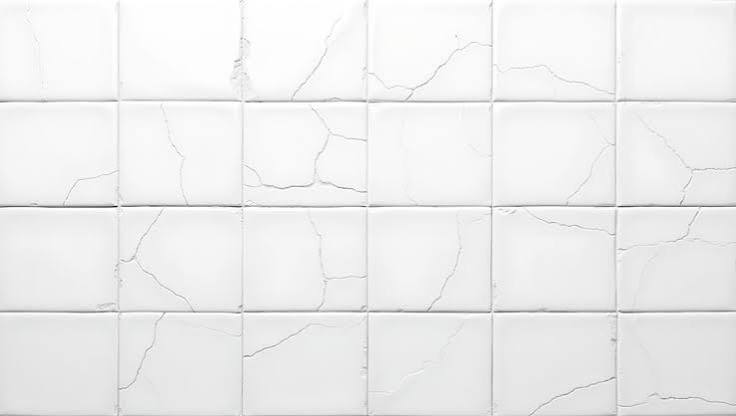
#> input picture dataset/RETAK/images retak 1.jpeg, 736 x 416 px
$ python -i detector.py   (imports and definitions only)
#> lines starting #> are read from the running program, lines starting #| are printed output that depends on the picture; after the words box and inside, x2 and y2 are one past the last pixel; in counts of white or black regions, pixels touching at a corner belong together
import cv2
import numpy as np


def detect_crack(image_path):

    # ===============================
    # Membaca gambar
    # ===============================

#> called with image_path = 'dataset/RETAK/images retak 1.jpeg'
    image = cv2.imread(image_path)
#> image is the input picture: shape (416, 736, 3); mean B, G, R 237.8, 237.8, 237.8

    if image is None:
        raise Exception("Gambar tidak ditemukan.")

    result = image.copy()

    # ===============================
    # Resize
    # ===============================

    width = 800

    ratio = width / image.shape[1]
#> ratio = 1.09

    height = int(image.shape[0] * ratio)
#> height = 452

    image = cv2.resize(image, (width, height))
#> image: shape (452, 800, 3)

    result = image.copy()

    # ===============================
    # Grayscale
    # ===============================

    gray = cv2.cvtColor(image, cv2.COLOR_BGR2GRAY)

    # ===============================
    # Histogram Equalization
    # ===============================

    equalized = cv2.equalizeHist(gray)
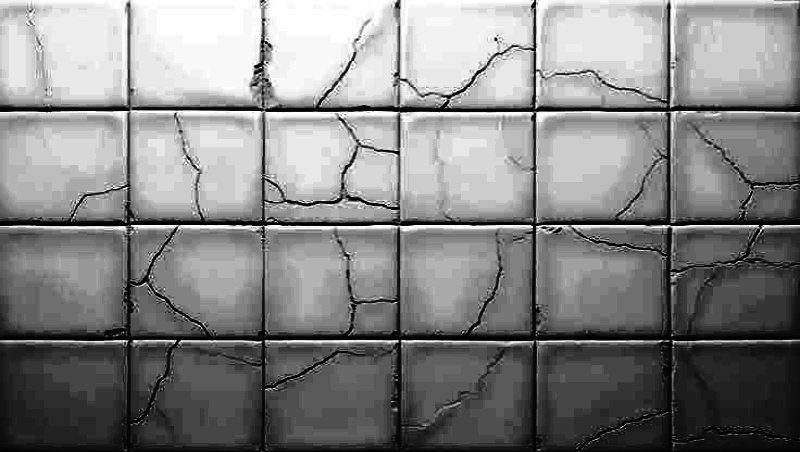
#> equalized: shape (452, 800); min 0, max 255, mean 131.6

    # ===============================
    # Gaussian Blur
    # ===============================

    blur = cv2.GaussianBlur(equalized, (5, 5), 0)
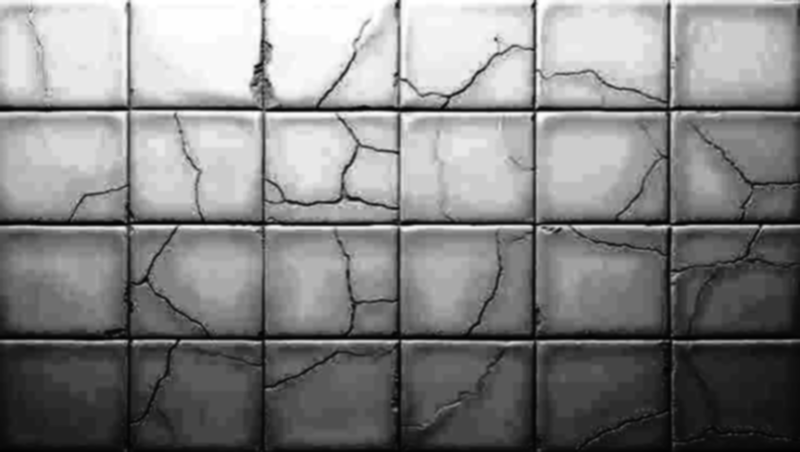
#> blur: shape (452, 800); min 1, max 255, mean 131.6

    # ===============================
    # Canny Edge Detection
    # ===============================

    edges = cv2.Canny(
        blur,
        threshold1=50,
        threshold2=150
    )
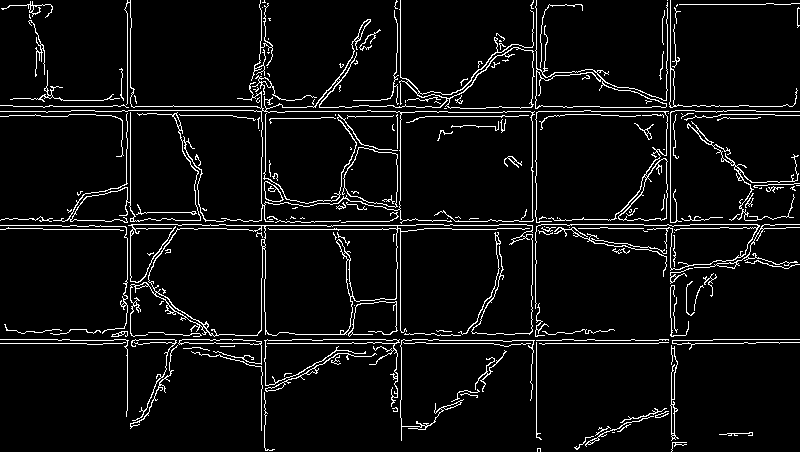
#> edges: shape (452, 800); 5.9% white in thin lines or dots

    # ===============================
    # Morphology Closing
    # ===============================

    kernel = np.ones((3, 3), np.uint8)

    morph = cv2.morphologyEx(
        edges,
        cv2.MORPH_CLOSE,
        kernel,
        iterations=2
    )
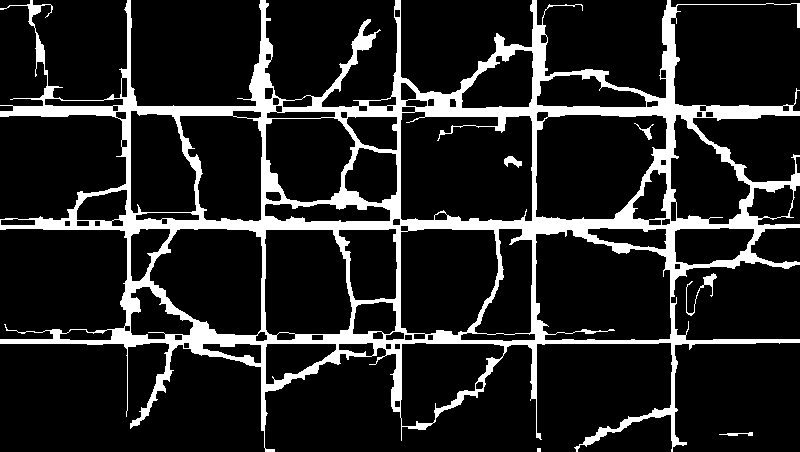
#> morph: shape (452, 800); 14.2% white; 6 white regions (1 under 20 px)

    # ===============================
    # Cari Contour
    # ===============================

    contours, _ = cv2.findContours(
        morph,
        cv2.RETR_EXTERNAL,
        cv2.CHAIN_APPROX_SIMPLE
    )
#> contours = 4 contours, 1 with area under 20; largest, box (x1, y1, x2, y2) and area: (0, 0, 800, 452) 176522, (686, 273, 717, 316) 110, (719, 432, 753, 436) 32

    total_crack_area = 0

    # ===============================
    # Seleksi Contour Retakan
    # ===============================

    for contour in contours:

        area = cv2.contourArea(contour)

        if area < 20:
            continue

        x, y, w, h = cv2.boundingRect(contour)

        ratio = max(w, h) / (min(w, h) + 1)

        # Retakan biasanya panjang dan tipis
        if ratio > 2:

            total_crack_area += area

            cv2.drawContours(
                result,
                [contour],
                -1,
                (0, 0, 255),
                2
            )

            cv2.rectangle(
                result,
                (x, y),
                (x + w, y + h),
                (0, 255, 0),
                1
            )
#> this loop made 4 passes
#> (area, x, y, w, h, ratio, total_crack_area) on pass 2: (32.5, 719, 432, 34, 4, 6.8, 32.5)
#> (area, x, y, w, h, ratio) on passes 3 to 4: (110.5, 686, 273, 31, 43, 1.34), (176522, 0, 0, 800, 452, 1.77)
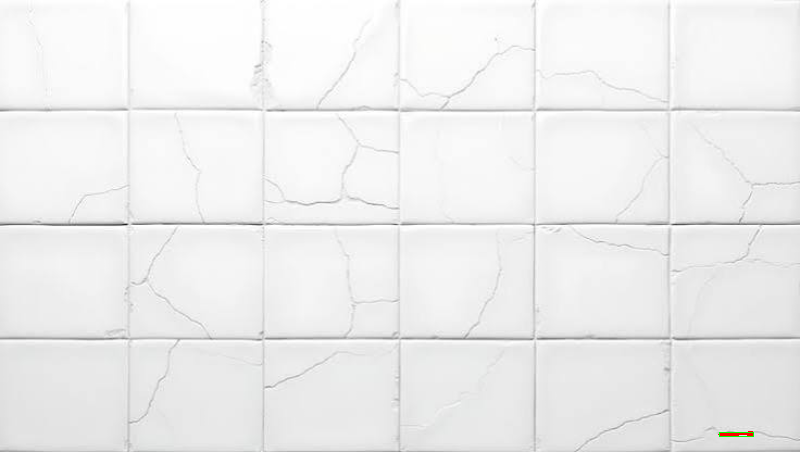
#> result: shape (452, 800, 3); mean B, G, R 237.7, 237.7, 237.7
#> after the loop, total_crack_area = 32.5

    # ===============================
    # Hitung Persentase Retakan
    # ===============================

    total_area = image.shape[0] * image.shape[1]
#> total_area = 361600

    crack_percent = (total_crack_area / total_area) * 100
#> crack_percent = 0.00899

    # ===============================
    # Menentukan Status
    # ===============================

    if crack_percent < 1:
        status = "NORMAL"
        color = (0, 255, 0)

    elif crack_percent < 3:
        status = "RETak RINGAN"
        color = (0, 255, 255)

    else:
        status = "RETAK"
        color = (0, 0, 255)

    # ===============================
    # Menampilkan Informasi
    # ===============================

    cv2.putText(
        result,
        f"Status : {status}",
        (20, 40),
        cv2.FONT_HERSHEY_SIMPLEX,
        1,
        color,
        2
    )

    cv2.putText(
        result,
        f"Retakan : {crack_percent:.2f} %",
        (20, 80),
        cv2.FONT_HERSHEY_SIMPLEX,
        0.9,
        color,
        2
    )

    cv2.putText(
        result,
        f"Jumlah Kontur : {len(contours)}",
        (20, 120),
        cv2.FONT_HERSHEY_SIMPLEX,
        0.8,
        (255, 255, 0),
        2
    )
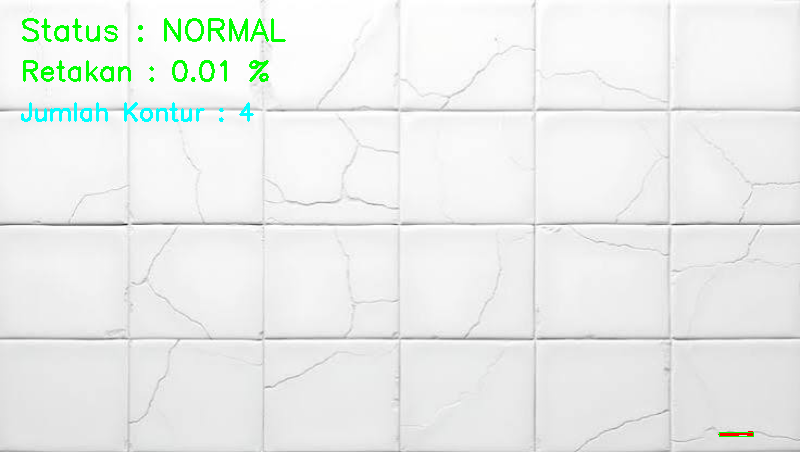
#> result: shape (452, 800, 3); mean B, G, R 235.4, 237.8, 234.5

    return status, crack_percent, result

>>> result = detect_crack('dataset/RETAK/images retak 1.jpeg')

$ run again, on dataset/RETAK/images retak 3.jpeg
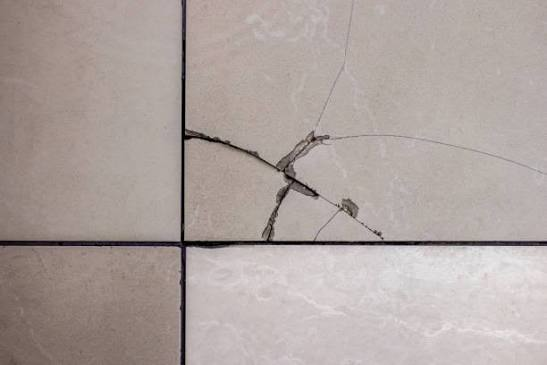
#> input picture dataset/RETAK/images retak 3.jpeg, 547 x 365 px
#> in detect_crack, image is the input picture: shape (365, 547, 3); mean B, G, R 159.6, 163.3, 174.3
#> image: shape (533, 800, 3)
#> in detect_crack, `edges = cv2.Canny( blur, threshold1=50, threshold2=150 )`:
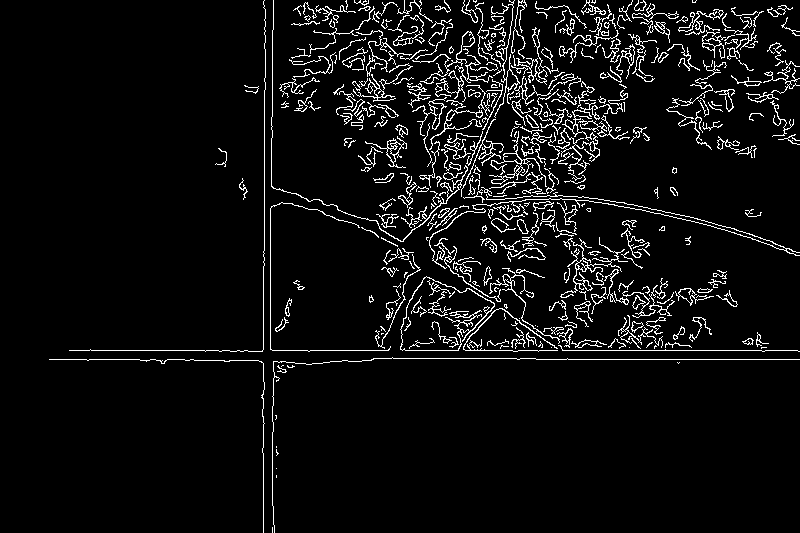
#> edges: shape (533, 800); 5.9% white in thin lines or dots
#> morph: shape (533, 800); 13.9% white; 28 white regions (2 under 20 px)
#> contours = 25 contours, 7 with area under 20; largest, box (x1, y1, x2, y2) and area: (270, 0, 800, 352) 96172, (731, 42, 800, 145) 1160, (358, 124, 408, 172) 678, (272, 357, 800, 533) 306, (717, 136, 757, 158) 270
#> the loop in detect_crack, `for contour in contours: ` made 25 passes
#> (area, x, y, w, h, ratio, total_crack_area) on passes 2, 10: (305.5, 272, 357, 528, 176, 2.98, 305.5), (56, 239, 178, 9, 22, 2.2, 361.5)
#> after the loop in detect_crack, `for contour in contours:`: total_crack_area = 361.5
#> crack_percent = 0.0848
#> in detect_crack, `cv2.putText( result, f"Jumlah Kontur : {len(contours)}", (20, 120), cv..`:
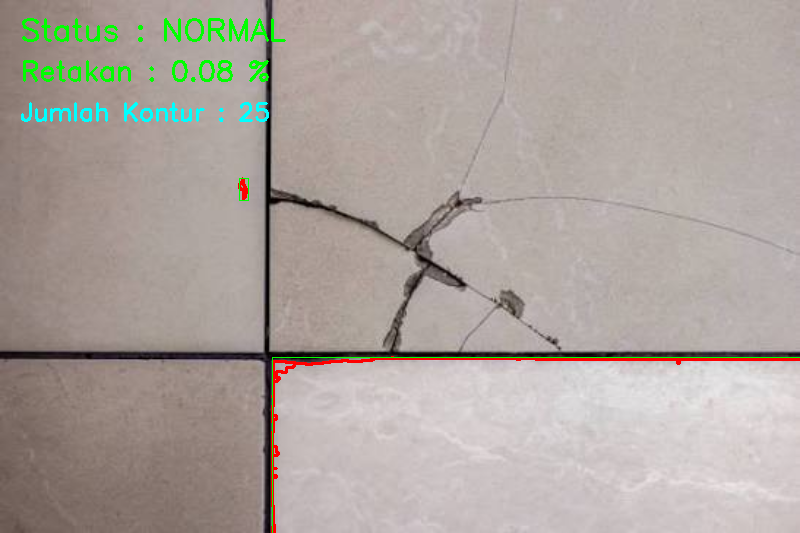
#> result: shape (533, 800, 3); mean B, G, R 157.7, 163.9, 172.5

$ run again, on dataset/RETAK/images retak 4.jpeg
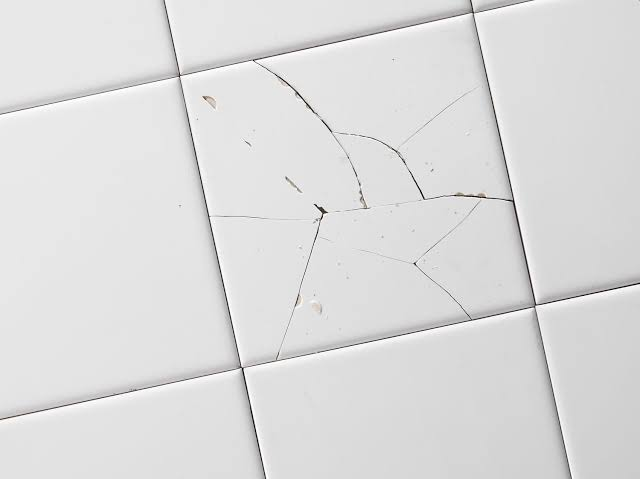
#> input picture dataset/RETAK/images retak 4.jpeg, 640 x 479 px
#> in detect_crack, image is the input picture: shape (479, 640, 3); mean B, G, R 220.9, 220.9, 221
#> image: shape (598, 800, 3)
#> in detect_crack, `edges = cv2.Canny( blur, threshold1=50, threshold2=150 )`:
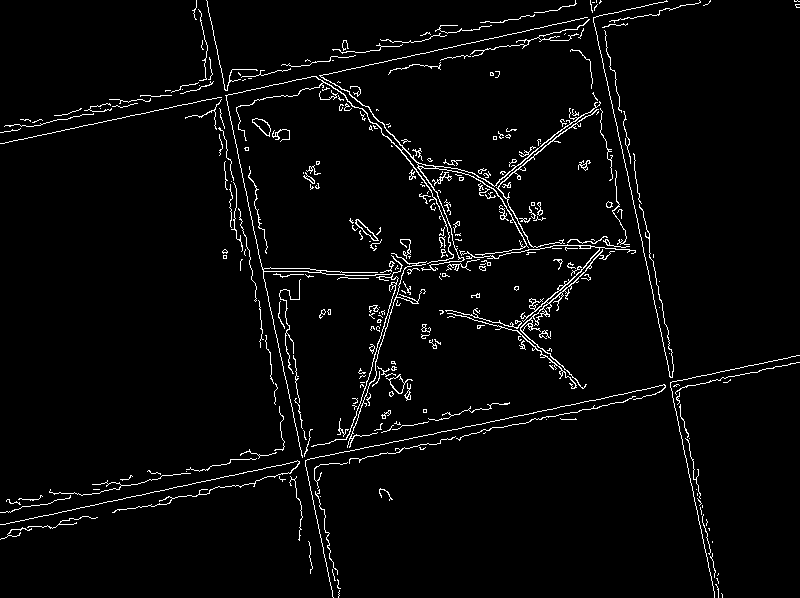
#> edges: shape (598, 800); 3.3% white in thin lines or dots
#> morph: shape (598, 800); 6.4% white; 28 white regions (6 under 20 px)
#> contours = 12 contours, 3 with area under 20; largest, box (x1, y1, x2, y2) and area: (0, 0, 800, 598) 150136, (0, 0, 214, 133) 1232, (0, 406, 285, 513) 592, (0, 460, 303, 541) 332, (0, 516, 98, 540) 186
#> the loop in detect_crack, `for contour in contours: ` made 12 passes
#> (area, x, y, w, h, ratio, total_crack_area) on passes 2, 4, 5: (185.5, 0, 516, 98, 24, 3.92, 185.5), (332, 0, 460, 303, 81, 3.7, 517.5), (591.5, 0, 406, 285, 107, 2.64, 1109)
#> after the loop in detect_crack, `for contour in contours:`: total_crack_area = 1109
#> crack_percent = 0.232
#> in detect_crack, `cv2.putText( result, f"Jumlah Kontur : {len(contours)}", (20, 120), cv..`:
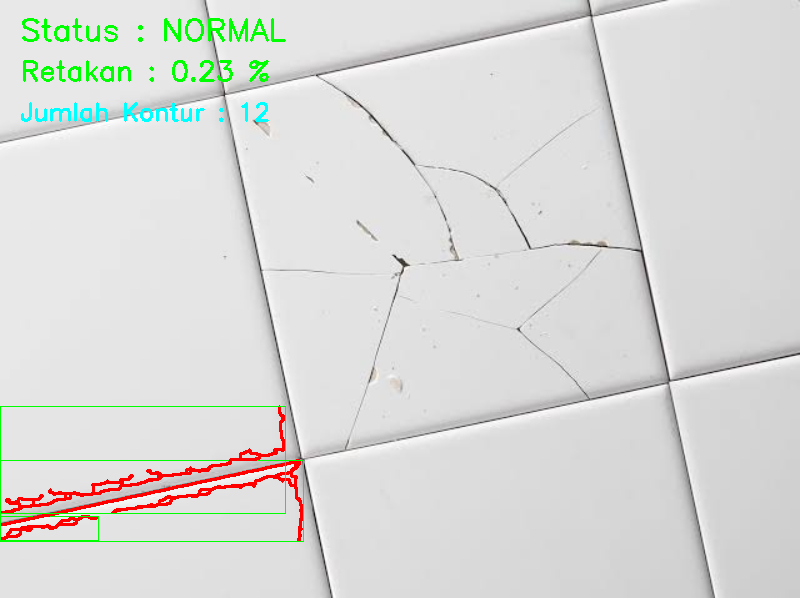
#> result: shape (598, 800, 3); mean B, G, R 216.5, 219.2, 218.2
